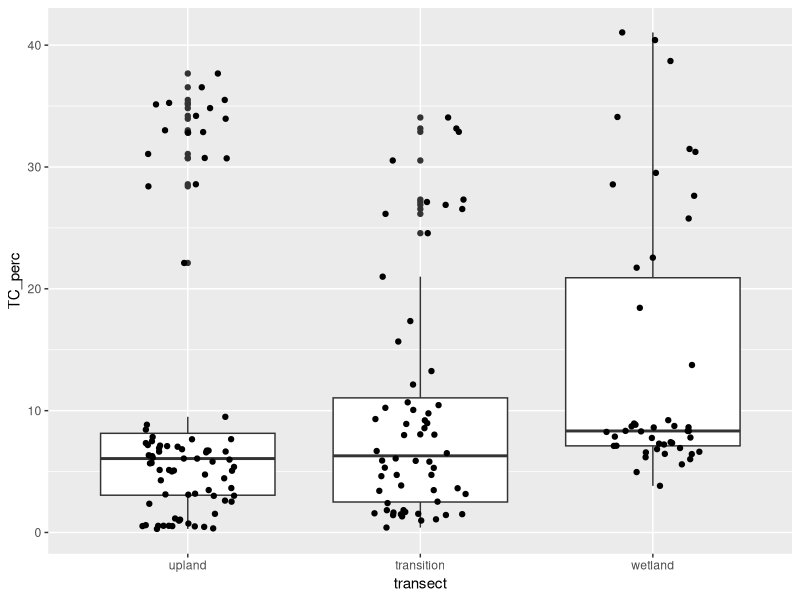
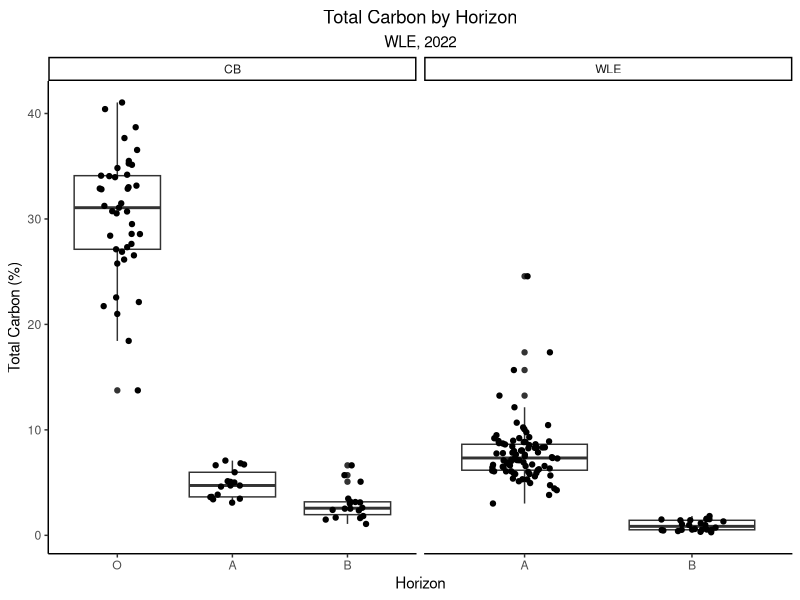
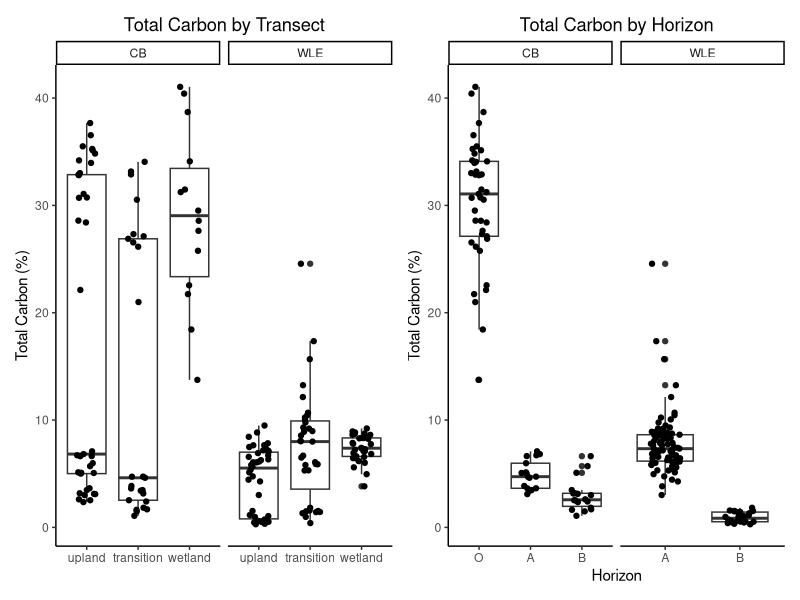
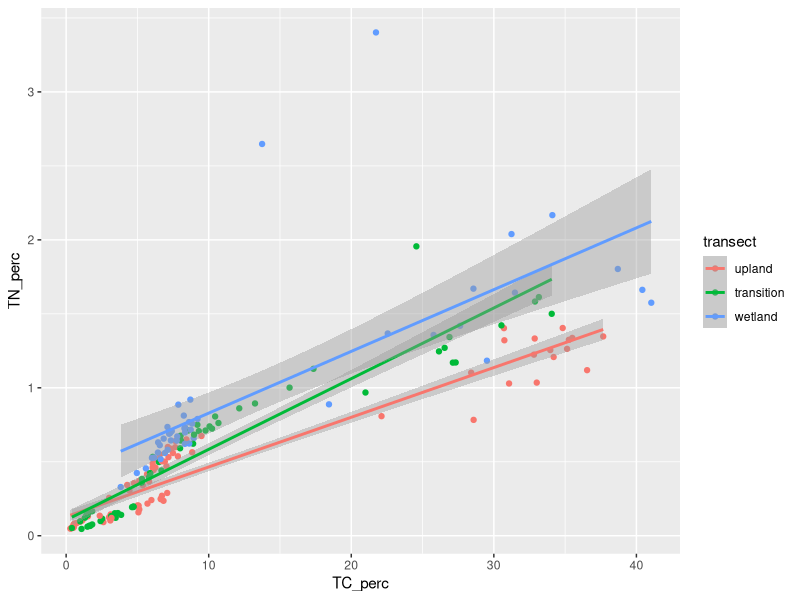
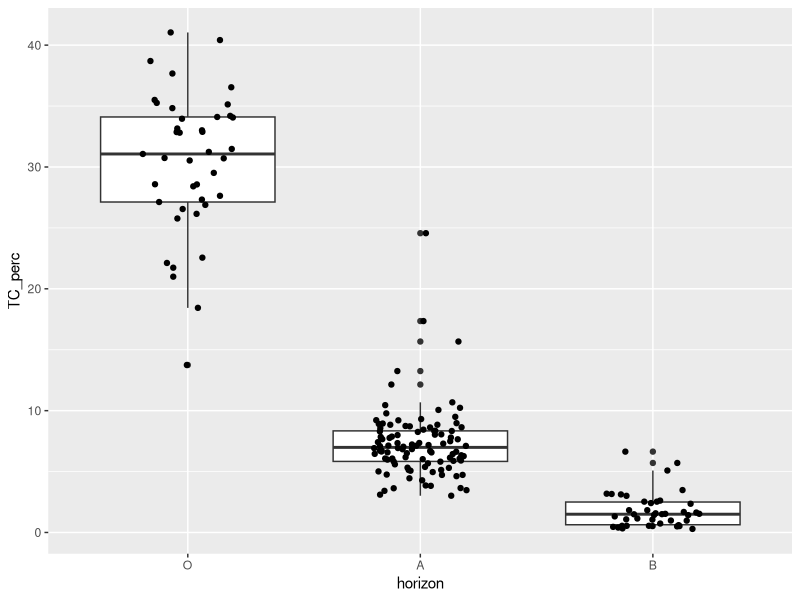

Source code (R) for these figures, in order: (Note: this script raises an error after producing the figures.)
### Creating TCTN Graphs of CB and WLE7.25.22

#load packages
library(tidyverse)
library(ggplot2)

#load files (name you want = read.csv(pathway))
tctn_data = read.csv("data/cmps_data/total_CNS_partial_2022-07-24.csv")
tctn_key = read.csv("data/cmps_data/sample_key.csv")

#starting with making datasheet for analysis by transect and horizon
#copied from Kaizad and adjusted for these data
#took out outlier
#took out wte
tctn_data_full = 
  tctn_data %>% 
  left_join( tctn_key, by = "sample_label") %>% 
  filter(TN_perc < 6) %>% 
  filter(transect != "wte") %>% 
  mutate(transect = recode(transect, "wc" = 'wetland'), 
         horizon = factor(horizon, levels = c("O","A","B")),
         transect = factor(transect, levels = c("upland","transition","wetland"))) 

#boxplot bc why not
ggplot(data = tctn_data_full,
       aes(x = transect, y = TC_perc))+
  geom_boxplot()+
  geom_jitter(width = 0.2)

ggplot(data = tctn_data_full,
       aes(x = horizon, y = TC_perc))+
  labs(x = "Horizon",
       y = "Total Carbon (%)",
       title = "Total Carbon by Horizon",
       subtitle = "WLE, 2022")+
  facet_wrap(~region, scales = "free_x")+
  theme_classic()+
  theme(plot.title = element_text(hjust = 0.5, vjust = 0.5),
        plot.subtitle = element_text(hjust = 0.5, vjust = 0.5),
        legend.position = "right",
  )+
  geom_boxplot()+
  geom_jitter(width = 0.2)

###combining graphs
#piping to simplify
tc_hz_graph = 
  tctn_data_full %>% 
  ggplot(aes(x = horizon, y = TC_perc))+
  labs(x = "Horizon",
       y = "Total Carbon (%)",
       title = "Total Carbon by Horizon")+
  facet_wrap(~region, scales = "free_x")+
  theme_classic()+
  theme(plot.title = element_text(hjust = 0.5, vjust = 0.5),
        plot.subtitle = element_text(hjust = 0.5, vjust = 0.5),
        legend.position = "right")+
  geom_boxplot()+
  geom_jitter(width = 0.2)


tc_transect_graph = 
  tctn_data_full %>% 
  ggplot(aes(x = transect, y = TC_perc))+
  labs(x = "",
       y = "Total Carbon (%)",
       title = "Total Carbon by Transect")+
  facet_wrap(~region, scales = "free_x")+
  theme_classic()+
  theme(plot.title = element_text(hjust = 0.5, vjust = 0.5),
        legend.position = "right")+
  geom_boxplot()+
  geom_jitter(width = 0.2)

#have to install patchwork for combining graphs
install.packages("patchwork")
library(patchwork)

#following syntax for patchwork
tc_transect_graph + tc_hz_graph
#use plot_layout(guides = "collect) to combine legends and add on to place it like...
#(tc_transect_graph + tc_hz_graph & theme (legnend.position = "top"))

#smoothed point plots
ggplot(data = tctn_data_full,
       aes(x = TC_perc, y = TN_perc,
           color = transect))+
  geom_point()+
  geom_smooth(method = "lm")

##we're going hard on boxplots
#TCC by Hz, WLE 2022
ggplot(data = tctn_data_full,
       aes(x = horizon, y = TC_perc))+
  geom_boxplot()+
  geom_jitter(width = 0.2)

#TCC of A Hz by Transect, WLE 2022
#####how do reorder the transect groups so it goes upland->transition->wetland??
ggplot(data = tctn_data_full,
       aes((x = reorder(upland, transition, wetland)), y = TC_perc))+
  geom_boxplot()+
  geom_jitter(width = 0.2)

#####will make duplicates of each of these with CB data when available
#####will also make a boxplot comparing range of TCC between WLE and CB

##C:N Line Graph
cn_line_graph =
  tctn_data_full %>% 
ggplot(aes(x = TC_perc, y = TN_perc))+
  labs(x = "Total Carbon (%)",
       y = "Total Nitrogen (%)",
       title = "C:N Across the TAIs")+
  theme_classic()+
  theme(plot.title = element_text(hjust = 0.5, vjust = 0.5),
        legend.position = "right")+
  geom_point()+
  geom_smooth(method = "lm")

###to save at the end use ggsave
# ggsave()

ggsave("graphs/Total CN Line Graph.png",
       cn_line_graph,
       dpi = 300,
       width = 6,
       height = 4)

ggsave("graphs/Total Carbon by Transect.png",
       tc_transect_graph,
       dpi = 300,
       width = 6,
       height = 4)

ggsave("graphs/Total Carbon by Horizon.png",
       tc_hz_graph,
       dpi = 300,
       width = 6,
       height = 4)
